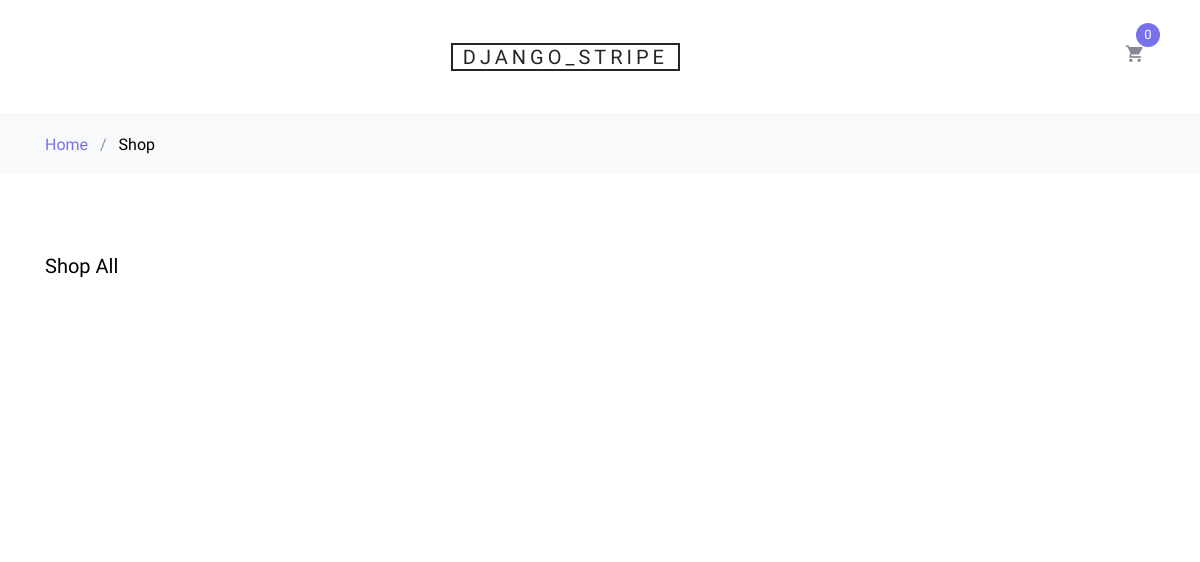
/, run on an earlier commit of the app's database.
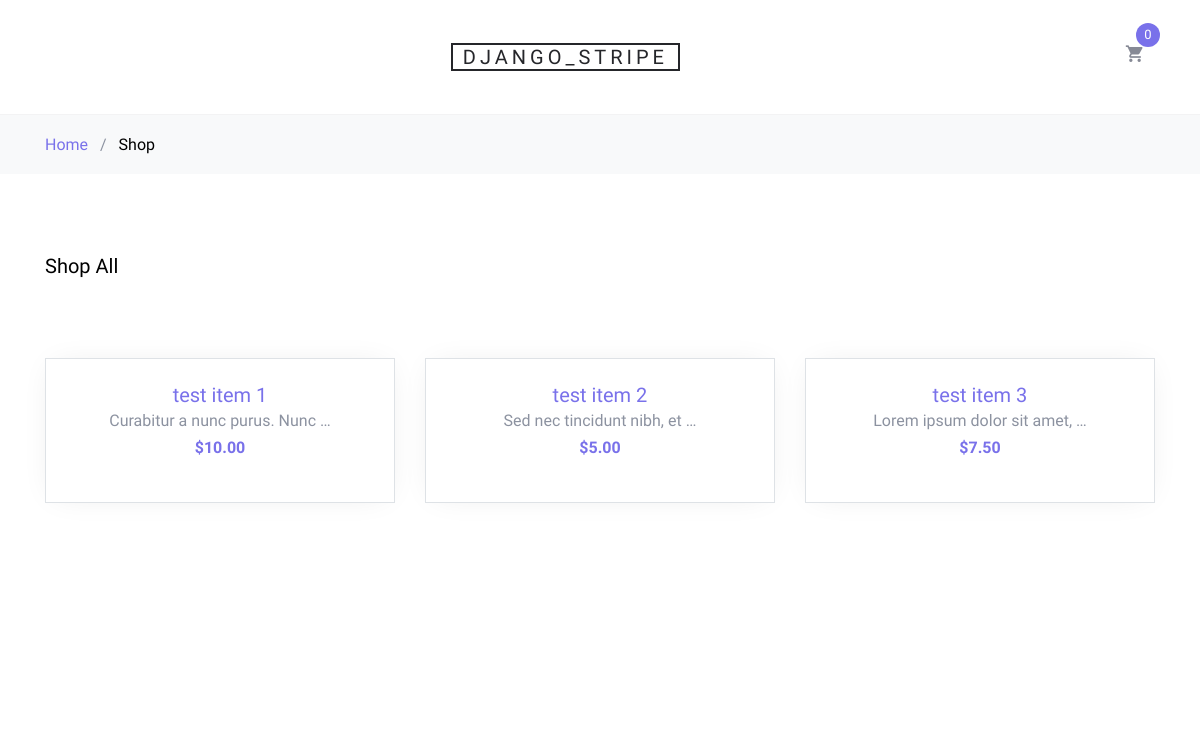
And on a later commit of the database.
### payments/models.py (models this page shows, shortened)
class Item(models.Model):
    name = models.CharField(max_length=100)
    description = models.TextField(null=True, blank=True)
    price = models.IntegerField(
        verbose_name='price in cents')  # цена товара в центах, т.к. платежный сервис Stripe принимает цену в центах
    class Meta:
        ordering = ['name']  # сортировка в админке
    def get_absolute_url(self):
        return reverse('detail_item', kwargs={'item_id': self.pk})
    def get_display_price(self):
        return '{0:.2f}'.format(self.price / 100)

### payments/views.py (the view)
# urls.py: path('', items_list, name='home'),  # главная страница
def items_list(request):
    items = Item.objects.all()
    context = {
        'items': items,
        'title': 'home'
    }
    return render(request, 'payments/index.html', context)

### payments/templatetags/user_tags.py (called while the page is built)
@register.simple_tag(takes_context=True)
def cart_obj_count(context):
    cart = context.request.session.get('cart', {})
    item_pks = list(cart.keys())
    item_count = Item.objects.filter(pk__in=item_pks).count()
    return item_count

### payments/templates/payments/index.html (shortened to what this page needs)
{% extends 'base.html' %}
{% block navbar %}
    Shop
{% endblock %}
{% block content %}
    <div class="site-section">
        <div class="container">
            <div class="row mb-5">
                <div class="col-md-12 order-2">
                    <div class="row">
                        <div class="col-md-12 mb-5">
                            <div class="float-md-left mb-4"><h2 class="text-black h5">Shop All</h2></div>
                        </div>
                    </div>
                    <div class="row mb-5">
                        {% for item in items %}
                            <div class="col-sm-6 col-lg-4 mb-4" data-aos="fade-up">
                                <div class="block-4 text-center border">
                                    <div class="block-4-text p-4">
                                        <h3><a href="{{ item.get_absolute_url }}">{{ item.name }}</a></h3>
                                        <p class="mb-0">{{ item.description|truncatewords:5 }}</p>
                                        <p class="text-primary font-weight-bold">${{ item.get_display_price }}</p>
                                    </div>
                                </div>
                            </div>
                        {% endfor %}
                    </div>
                </div>
            </div>
        </div>
    </div>
{% endblock %}

### templates/base.html (shortened to what this page needs)
<!DOCTYPE html>
{% load static %}
<html lang="en">
<head>
    <link rel="stylesheet" href="{% static 'fonts/icomoon/style.css' %}">
    <link rel="stylesheet" href="{% static 'css/bootstrap.min.css' %}">
    <link rel="stylesheet" href="{% static 'css/magnific-popup.css' %}">
    <link rel="stylesheet" href="{% static 'css/jquery-ui.css' %}">
    <link rel="stylesheet" href="{% static 'css/owl.carousel.min.css' %}">
    <link rel="stylesheet" href="{% static 'css/owl.theme.default.min.css' %}">
    <link rel="stylesheet" href="{% static 'css/aos.css' %}">
    <link rel="stylesheet" href="{% static 'css/style.css' %}">
</head>
<body>
<div class="site-wrap">
    {% include 'inc/_header.html' %}
    <div class="bg-light py-3">
        <div class="container">
            <div class="row">
                <div class="col-md-12 mb-0"><a href="{% url 'home' %}">Home</a> <span class="mx-2 mb-0">/</span> <strong
                        class="text-black">{% block navbar %}{% endblock %}</strong></div>
            </div>
        </div>
    </div>
    {% block content %}
    {% endblock %}
</div>
</body>
</html>

### templates/inc/_header.html (shortened to what this page needs)
{% load user_tags %}
<header class="site-navbar" role="banner">
      <div class="site-navbar-top">
        <div class="container">
          <div class="row align-items-center">
            <div class="col-12 mb-3 mb-md-0 col-md-7 order-1 order-md-2 text-right">
              <div class="site-logo">
                <a href="{% url 'home' %}" class="js-logo-clone">django_stripe</a>
              </div>
            </div>
            <div class="col-6 col-md-5 order-3 order-md-3 text-right">
              <div class="site-top-icons">
                <ul>
                  <li>
                    <a href="{% url 'list_cart' %}" class="site-cart">
                      <span class="icon icon-shopping_cart"></span>
                      <span class="count">{% cart_obj_count %}</span>
                    </a>
                  </li>
                </ul>
              </div>
            </div>
          </div>
        </div>
      </div>
    </header>

### payments/static/css/style.css (style rules this page uses)
body { line-height: 1.7; color: #8c92a0; font-weight: 300; font-size: 16px; }
a { -webkit-transition: .3s all ease; -o-transition: .3s all ease; transition: .3s all ease; }
.text-black { color: #000; }
.site-wrap:before { -webkit-transition: .3s all ease-in-out; -o-transition: .3s all ease-in-out; transition: .3s all ease-in-out; background: rgba(0, 0, 0, 0.6); content: ""; position: absolute; z-index: 2000; top: 0; left: 0; right: 0; bottom: 0; opacity: 0; visibility: hidden; }
.site-section { padding: 2.5em 0; }
@media (min-width: 768px) { .site-section { padding: 5em 0; } }
.site-navbar { background: #fff; margin-bottom: 0px; z-index: 1999; position: relative; }
.site-navbar .site-navbar-top { border-bottom: 1px solid #f3f3f4; padding-top: 20px; padding-bottom: 20px; margin-bottom: 0px; }
@media (min-width: 768px) { .site-navbar .site-navbar-top { padding-top: 40px; padding-bottom: 40px; } }
.site-navbar .site-logo a { text-transform: uppercase; color: #25262a; letter-spacing: .2em; font-size: 20px; padding-left: 10px; padding-right: 10px; border: 2px solid #25262a; }
.site-navbar a { color: #868995; }
.site-navbar .icon { font-size: 20px; }
.site-navbar .site-top-icons ul, .site-navbar .site-top-icons ul li { padding: 0; margin: 0; list-style: none; }
.site-navbar .site-top-icons ul li { display: inline-block; }
.site-navbar .site-top-icons ul li a { margin-right: 10px; }
.site-navbar .site-top-icons ul li a.site-cart { display: block; position: relative; }
.site-navbar .site-top-icons ul li a.site-cart .count { position: absolute; top: 0; right: 0; margin-right: -15px; margin-top: -20px; font-size: 13px; width: 24px; height: 24px; line-height: 24px; border-radius: 50%; display: block; text-align: center; background: #7971ea; color: #fff; -webkit-transition: .2s all ease-in-out; -o-transition: .2s all ease-in-out; transition: .2s all ease-in-out; }
.site-mobile-menu .site-mobile-menu-header .site-mobile-menu-logo a { display: inline-block; text-transform: uppercase; color: #25262a; letter-spacing: .2em; font-size: 20px; padding-left: 10px; padding-right: 10px; border: 2px solid #25262a; }
.block-4 { -webkit-box-shadow: 0 0 30px -10px rgba(0, 0, 0, 0.1); box-shadow: 0 0 30px -10px rgba(0, 0, 0, 0.1); background: #fff; }
.block-4 .block-4-text h3 { font-size: 20px; margin-bottom: 0; }
.block-4 .block-4-text h3 a { text-decoration: none; }

What changed in the data, as far as the page shows it:
added Item: name "test item 1", description "Curabitur a nunc purus. Nunc …", get_display_price "10.00"
added Item: name "test item 2", description "Sed nec tincidunt nibh, et …", get_display_price "5.00"
added Item: name "test item 3", description "Lorem ipsum dolor sit amet, …", get_display_price "7.50"
